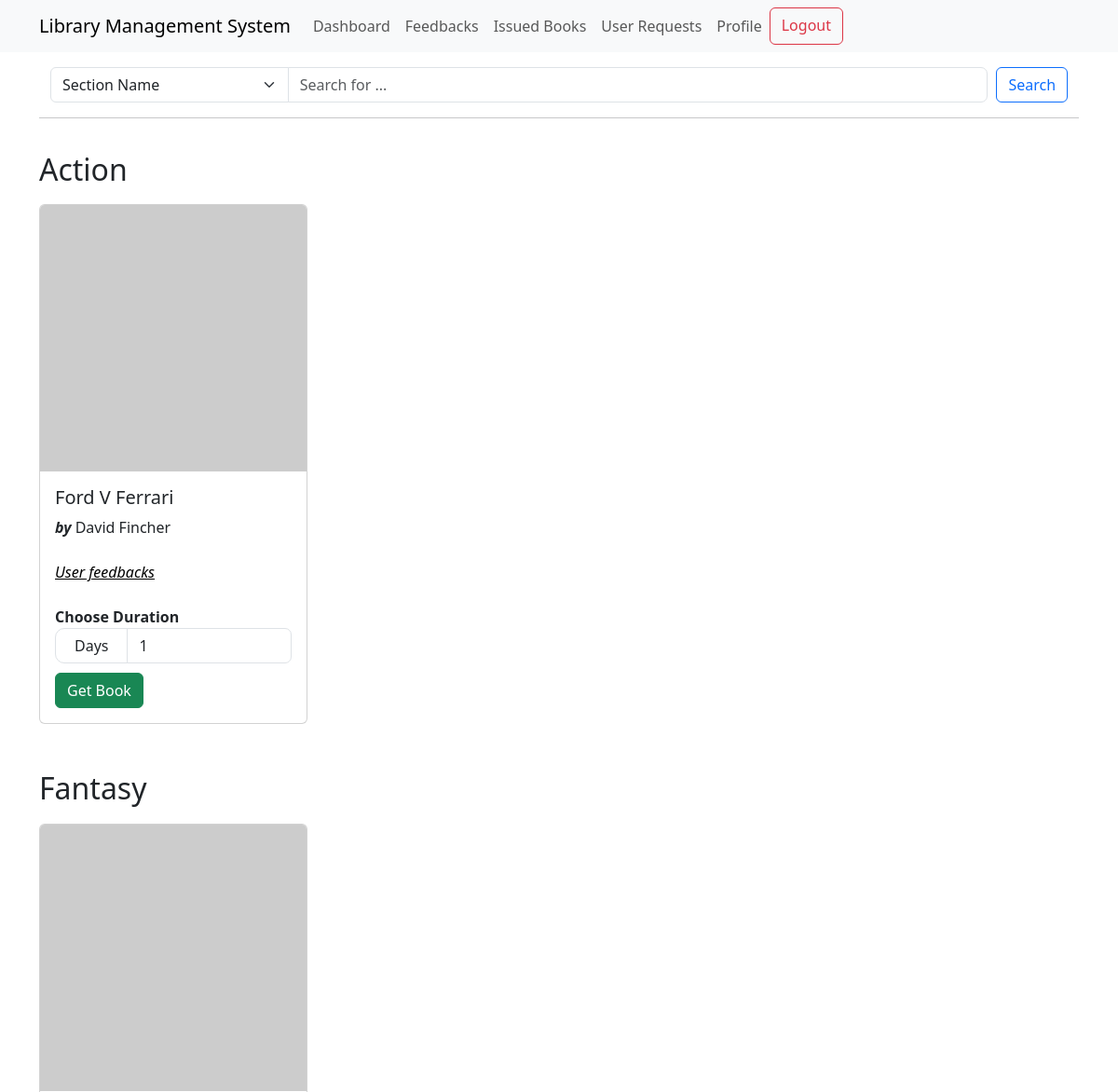
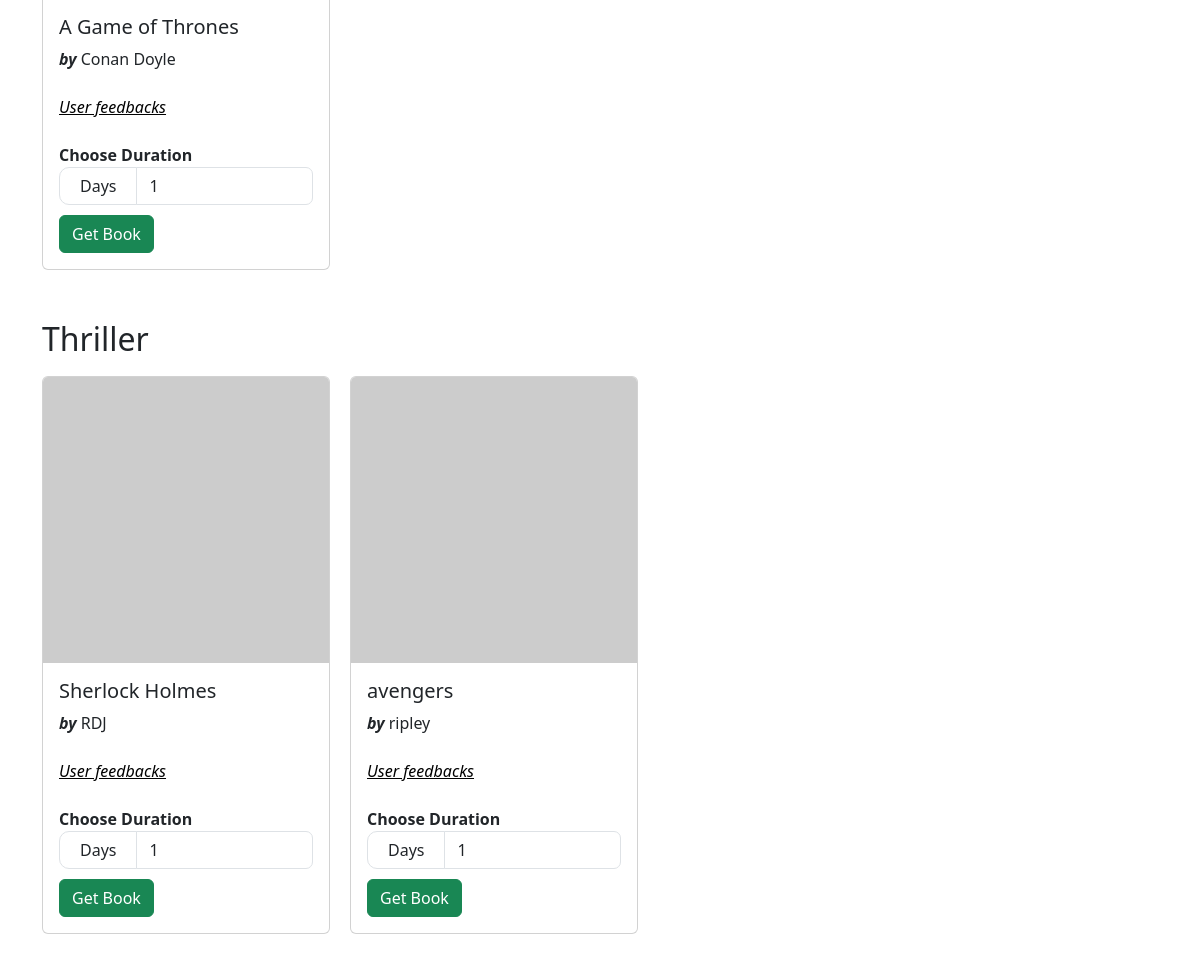
Screenshot of / (signed in) with the database file from the repository (2 pictures, top to bottom).
### models.py (models this page shows)
class Section(db.Model):
    id = db.Column(db.Integer, primary_key=True)
    name = db.Column(db.String(32), nullable=False, unique=True)
    books = db.relationship(
        "Books", backref="section", lazy=True, cascade="all, delete-orphan"
    )

class Books(db.Model):
    id = db.Column(db.Integer, primary_key=True)
    name = db.Column(db.String(64), nullable=False)
    content = db.Column(db.Text, nullable=False)
    author = db.Column(db.String(64), nullable=False)
    date_issued = db.Column(db.Date)  # null as it'll be filled during issuance
    return_date = db.Column(db.Date)  # null as it'll be filled during issuance
    section_id = db.Column(db.Integer, db.ForeignKey("section.id"), nullable=False)
    carts = db.relationship("Cart", backref="book", lazy=True)
    issued = db.relationship(
        "Issued", backref="books", lazy=True, cascade="all, delete-orphan"
    )

### routes.py (the view)
@app.route("/")
@auth_required
def index():
    sections = Section.query.filter(Section.books.any()).all()
    parameter = request.args.get("parameter")
    query = request.args.get("query")
    parameters = {
        "section_name": "Section Name",
        "book_name": "Book Name",
        "author_name": "Author Name",
    }
    if parameter == "section_name":
        sections = Section.query.filter(Section.name.ilike(f"%{query}%")).all()
    elif parameter == "book_name":
        sections = [
            section
            for section in sections
            if any(query.lower() in book.name.lower() for book in section.books)
        ]
    elif parameter == "author_name":
        sections = [
            section
            for section in sections
            if any(query.lower() in book.author.lower() for book in section.books)
        ]
    return render_template(
        "index.html",
        sections=sections,
        parameters=parameters,
        query=query,
    )

### routes.py (called while the page is built)
def auth_required(func):
    @wraps(func)
    def inner(*args, **kwargs):
        if "user_id" in session:
            return func(*args, **kwargs)
        else:
            return redirect(url_for("login"))
    return inner

### templates/index.html (shortened to what this page needs)
{% extends "layout.html" %}
{% block content %}
{% if sections|length > 0 %}
{% include "searchbar.html" %}
<hr>
<div class="sections-list">
    {% for section in sections %}
    <h2 style="margin-top: 20px;">{{section.name}}</h2>
    <div class="books" style="margin-bottom: 20px;">
        {% for book in section.books %}
        {% if not param or
        (param == 'book_name' and book_name.lower() in book.name.lower()) or
        (param == 'author_name'and author_name.lower() in book.author.lower()) %}
        <div class="card" style="width: 18rem; margin-left: 0; margin-right: 20px">
            <img src="https://picsum.photos/200/200" class="card-img-top" alt="{{book.name}}">
            <div class="card-body">
                <h5 class="card-title">{{book.name}}</h5>
                <div class="author">
                    <strong><i>by</i> </strong> {{book.author}}
                </div>
                <br>
                <div><a href="{{url_for('show_feedbacks_user', book_id=book.id)}}" style="color: black;"><i><u>User
                                feedbacks</u></i></a>
                </div>
                <br>
                <strong>Choose Duration</strong>
                <form action="{{url_for('add_to_cart', book_id=book.id, duration=duration)}}" class="form"
                    method="POST">
                    <div class="input-group">
                        <label for="duration" class="days">Days</label>
                        <input type="number" name="duration" id="duration" class="form-control" value="1" min="1"
                            style="border-radius: 0px 7px 7px 0px;">
                    </div>
                    <input type="submit" value="Get Book" class="btn btn-success" style="margin-top: 10px;">
                </form>
            </div>
        </div>
        {% endif %}
        {% endfor %}
    </div>
    {% endfor%}
</div>
{% else %}
<h1 class="display-1">No Books in Store Currently</h1>
<hr>
{% endif %}
{% endblock %}

### templates/index.html (style rules this page uses)
.sections-list { display: flex; flex-direction: column; justify-content: left; }
.books { padding: 0; display: flex; flex-wrap: wrap; justify-content: left; }
.card { margin: 10px; }
.days { padding-top: 6px; padding-left: 20px; padding-right: 20px; border-style: solid; border-width: 1px; border-radius: 10px; border-color: #dee2e6; }

### rows the page displays
Section: name "Action"
Books: name "Ford V Ferrari", author "David Fincher"
Section: name "Fantasy"
Books: name "A Game of Thrones", author "Conan Doyle"
Section: name "Thriller"
Books: name "Sherlock Holmes", author "RDJ"
Books: name "avengers", author "ripley"

### other values shown
form field parameter "Section Name"
